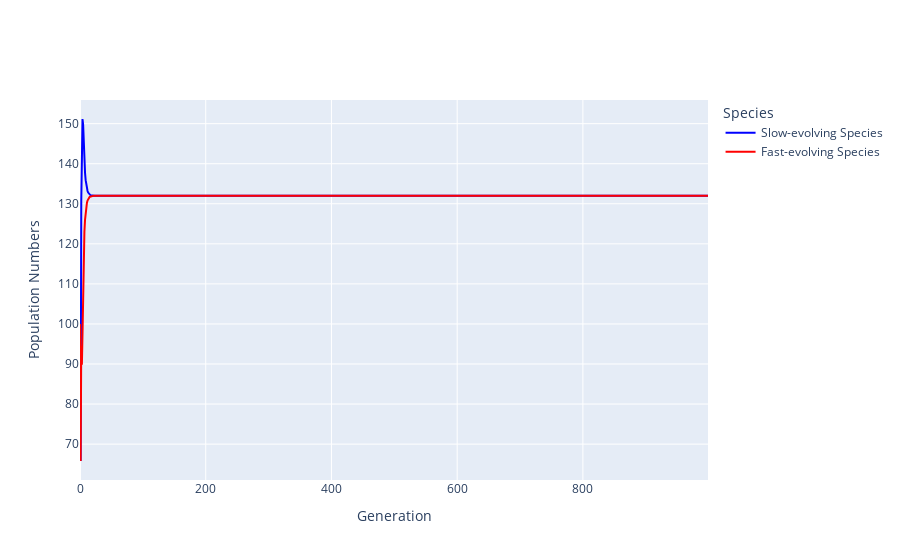
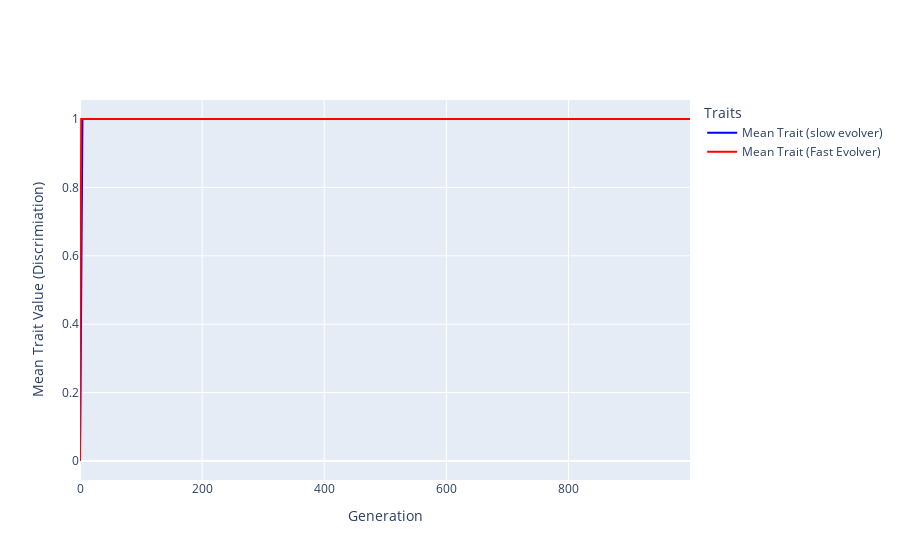

Notebook source saved alongside these figures, in order:
### Code cell
outcome_instance_test = run_simulation_and_get_outcome_instance(base_parameters)
print("Outcome of simulation: ", outcome_instance_test.outcome)
outcome_instance_test.plot_population_dynamics_and_trait_evolution()
outcome_instance_test.print_outcome_stats()

### Figure 1 — Plotly figure (JSON) as saved in the notebook; plotly's stock layout.template omitted (floating-point values rounded to 4 significant figures; data arrays with more than 128 entries replaced by an {"elided": "..."} marker saying what was removed)
{"data": [{"line": {"color": "blue"}, "mode": "lines", "name": "Slow-evolving Species", "type": "scatter", "x": {"elided": "1000 int values"}, "y": {"elided": "1000 float values"}}, {"line": {"color": "red"}, "mode": "lines", "name": "Fast-evolving Species", "type": "scatter", "x": {"elided": "1000 int values"}, "y": {"elided": "1000 float values"}}], "layout": {"legend": {"title": {"text": "Species"}}, "xaxis": {"title": {"text": "Generation"}}, "yaxis": {"title": {"text": "Population Numbers"}}}}

### Figure 2 — Plotly figure (JSON) as saved in the notebook; plotly's stock layout.template omitted (floating-point values rounded to 4 significant figures; data arrays with more than 128 entries replaced by an {"elided": "..."} marker saying what was removed)
{"data": [{"line": {"color": "blue"}, "mode": "lines", "name": "Mean Trait (slow evolver)", "type": "scatter", "x": {"elided": "1000 int values"}, "y": {"elided": "1000 float values"}}, {"line": {"color": "red"}, "mode": "lines", "name": "Mean Trait (Fast Evolver)", "type": "scatter", "x": {"elided": "1000 int values"}, "y": {"elided": "1000 int values"}}], "layout": {"legend": {"title": {"text": "Traits"}}, "xaxis": {"title": {"text": "Generation"}}, "yaxis": {"title": {"text": "Mean Trait Value (Discrimiation)"}}}}
